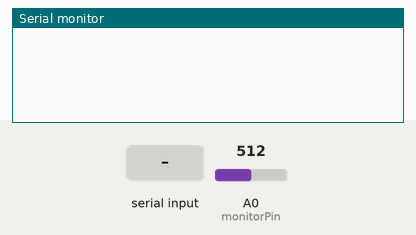
This sketch was run on a simulated Arduino Uno, built with avr-gcc and run on an emulated ATmega328P. On the bench: the last lines printed to the serial monitor. The test bench sets the inputs (shaded band); at power-on: A0 (monitorPin) = 512.

Above: at 1.2 s.
1.3 s: "1" received over Serial
At 1.69 s:
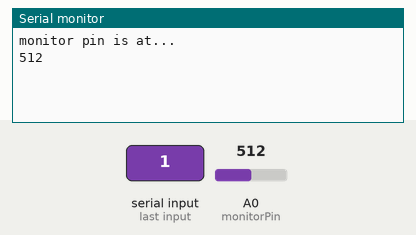
3.0 s: A0 (monitorPin) set to 716
At 3.2 s:
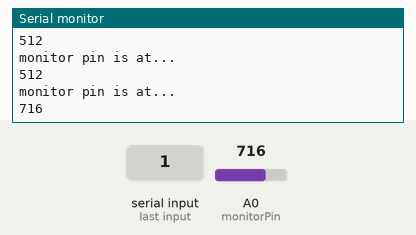
4.5 s: A0 (monitorPin) set to 900
At 4.7 s:
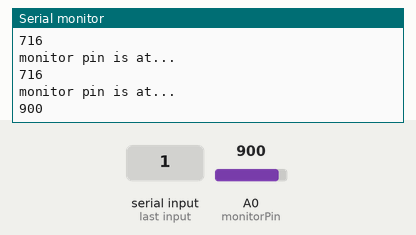
Timing chart, 0 to 7.5 s (numbered marks = the images above; inputs shaded):
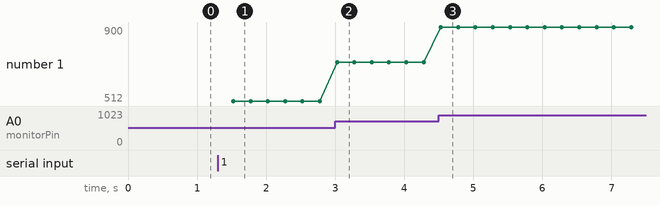

The sketch:

pir_sensor.ino
```cpp
const int monitorPin = A0;
int level = 0;

void setup() {
    // Open serial communications and wait for port to open:
    Serial.begin(9600);
}
//if on is sent to serial, write pin high
void loop() {
    if(Serial.available()) {
        level = analogRead(monitorPin);
        Serial.println("monitor pin is at...");
        Serial.println(level);
    }
    delay(250);
}
```

Measured:
- after the input at 1.3 s, the serial monitor: prints a new line after 0.20 s (image 1)
- after the input at 3.0 s, the serial monitor: prints a new line at once (image 2)
- after the input at 4.5 s, the serial monitor: prints a new line at once (image 3)
- plotted number 1: 512 → 716 after the input at 3.0 s, 716 → 900 after the input at 4.5 s
